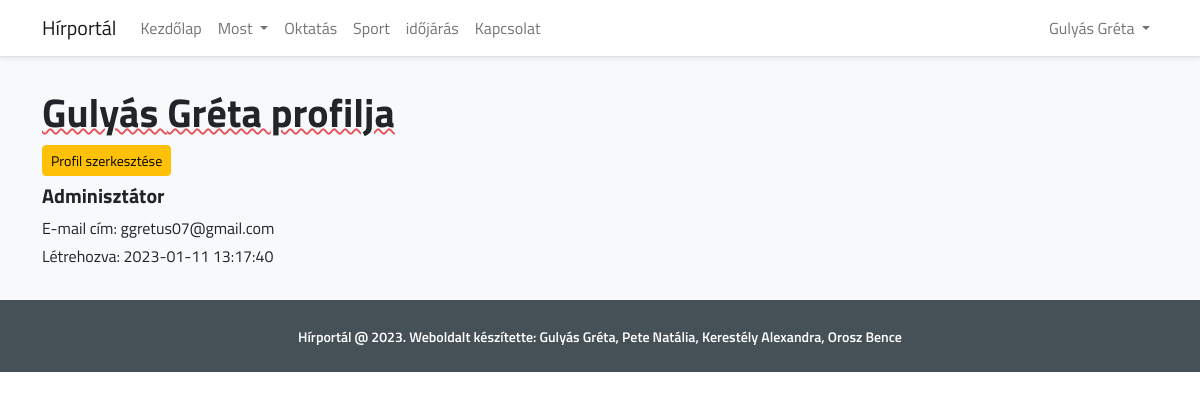
/profile/10 (signed in), run on the app's committed database.
### tables this page shows
CREATE TABLE `users` (
  `id` int(11) NOT NULL,
  `first_name` varchar(50) NOT NULL,
  `last_name` varchar(50) NOT NULL,
  `email` varchar(50) NOT NULL,
  `password` varchar(255) NOT NULL,
  `role_id` int(11) NOT NULL,
  `created_at` datetime DEFAULT current_timestamp()
);

### index.php (called while the page is built, shortened)
<?php
require_once('Route.php');
$route = new Route();
$route->add("/", "home.php",'Kezdőlap');
$route->add("/most/belfold", "belfold.php",'Belföld');
$route->add("/most/kulfold", "kulfold.php",'Külföld');
$route->add("/oktatas", "oktatas.php",'Oktatás');
$route->add("/sport", "sport.php",'Sport');
$route->add("/idojaras", "idojaras.php",'Időjárás');
$route->add("/kapcsolat", "kapcsolat.php",'Kapcsolat');
$route->add("/news", "news/index.php",'Legfrissebb hírek');
$route->add("/news/create", "news/create.php",'Új hír létrehozása');
$route->add("/news/{id}/show", "news/show.php",'Hír megtekintése');
$route->add("/news/{id}/update", "news/update.php",'Hír módosítása');
$route->add("/news/{id}/delete", "news/delete.php",'Hír törlése');
$route->add("/profile/{id}", "profile/index.php",'Profil megtekintése');

### libs/User.php (called while the page is built, shortened)
<?php
class User
{
    public static $table = "users";
    public static function me(){
        if(self::isLogged()){
            return $_SESSION['user_data'];
        }
        return null;
    }
    public static function isLogged(){
        if(isset($_SESSION["logged_in"]) && $_SESSION["logged_in"] === true){
            return true;
        }
        return false;
    }
    public static function getUser($id){
        $sql = "SELECT * FROM ".User::$table." WHERE id = ?";
        if($stmt = mysqli_prepare($GLOBALS['connection'], $sql)){
            mysqli_stmt_bind_param($stmt, "i", $id);
            if(mysqli_stmt_execute($stmt)){
                mysqli_stmt_store_result($stmt);
                if(mysqli_stmt_num_rows($stmt) == 1){
                    mysqli_stmt_bind_result($stmt, $param_id,$param_first_name, $param_last_name, $param_email, $param_password, $param_role,$param_created_at);
                    if(mysqli_stmt_fetch($stmt)){
                        return [
                            'id' => $param_id,
                            'first_name' => $param_first_name,
                            'last_name' => $param_last_name,
                            'email' => $param_email,
                            'role_id' => $param_role,
                            'hashed_password' => $param_password,
                            'created_at' => $param_created_at
                        ];
                    }
                }
            }
        }
        return null;
    }
}

### pages/profile/index.php (the view, shortened to what this page needs)
<?php
$param_id = is_numeric($params['id']) ? $params['id'] : 0;
$user = User::getUser($param_id);
?>
<section class="profile py-3 bg-light">
    <div class="container">
        <div class="row">
            <?php if(!empty($user)) :?>
                <div class="col-md-6">
                    <h1 class="fw-bold mt-3">
                        <?php echo $user['first_name'].' '.$user['last_name'].' profilja'?>
                    </h1>
                    <?php if($user['id'] == User::me()['id']): ?>
                        <a class="btn btn-warning btn-sm" href="<?php echo Route::getRoute('/profile/'.$param_id.'/update') ?>">Profil szerkesztése</a>
                    <?php endif;?>
                    <h5 class="fw-bold mt-2">
                        <?php if($user['role_id'] == 1):
                            echo 'Felhasználó';
                        else:
                            echo 'Adminisztátor';
                        endif;
                        ?>
                    </h5>
                    <p class="mb-1">E-mail cím: <?php echo $user['email']?></p>
                    <p>Létrehozva: <?php echo $user['created_at']?></p>
            <?php else:?>
                <h6 class="fw-bold">Hiba: felhasználó nem található!</h6>
            <?php endif;?>
        </div>
    </div>
</section>

### pages/layouts/app.php (shortened to what this page needs)
<?php
    require PATH . '/libs/User.php';
    $links = [
        [
            'link' => '/',
            'type' => 'simple',
            'name' => 'Kezdőlap'
        ],
        [
            'link' => '/most',
            'type' => 'submenu',
            'name' => 'Most',
            'items' => [
                [
                    'link' => '/most/belfold',
                    'name' => 'Belföld'
                ],
                [
                    'link' => '/most/kulfold',
                    'name' => 'Külföld'
                ],
            ]
        ],
        [
            'link' => '/oktatas',
            'type' => 'simple',
            'name' => 'Oktatás'
        ],
        [
            'link' => '/sport',
            'type' => 'simple',
            'name' => 'Sport'
        ],
        [
            'link' => '/idojaras',
            'type' => 'simple',
            'name' => 'időjárás'
        ],
        [
            'link' => '/kapcsolat',
            'type' => 'simple',
            'name' => 'Kapcsolat'
        ],
    ];
?>
<!DOCTYPE html>
<html lang="en">
<head>
    <link href="https://cdnjs.cloudflare.com/ajax/libs/font-awesome/4.4.0/css/font-awesome.min.css" rel='stylesheet' type='text/css'>
    <link href="https://cdn.jsdelivr.net/npm/bootstrap@5.2.0-beta1/dist/css/bootstrap.min.css" rel="stylesheet">
    <link rel="stylesheet" href="<?php echo BASE_URL.'/public/css/app.css'?>">
    <link rel="stylesheet" href="https://cdnjs.cloudflare.com/ajax/libs/font-awesome/6.1.1/css/all.min.css">
</head>
<body id="app-layout">
    <nav class="navbar navbar-expand-lg bg-white border-bottom shadow-sm">
        <div class="container">
            <a class="navbar-brand" href="<?php echo BASE_URL?>">
                <?php echo APP_NAME ?>
            </a>
            <div class="collapse navbar-collapse" id="navbarSupportedContent">
                <ul class="main-nav navbar-nav me-auto mb-2 mb-lg-0">
                    <?php foreach ($links as $item): ?>
                        <?php if($item['type'] == 'simple'):?>
                            <li class="nav-item">
                                <a class="nav-link <?php ob_start(); echo (Route::currentRoute() == Route::getRoute($item['link'])) ? 'active' : ''?>" href="<?php echo Route::getRoute($item['link'])?>"><?php echo $item['name']?></a>
                            </li>
                        <?php else:?>
                            <li class="nav-item dropdown">
                                <a class="nav-link dropdown-toggle" href="#" id="navbarDropdown" role="button" data-bs-toggle="dropdown" aria-expanded="false">
                                    <?php echo $item['name']?>
                                </a>
                            </li>
                        <?php endif;?>
                    <?php endforeach;?>
                </ul>
                <ul class="navbar-nav ms-auto">
                    <?php if(User::isLogged()): ?>
                        <li class="nav-item dropdown">
                            <a class="nav-link dropdown-toggle" href="#" id="navbarDropdown" role="button" data-bs-toggle="dropdown" aria-expanded="false">
                                <?php echo User::me()['first_name'] .' '. User::me()['last_name']?>
                            </a>
                        </li>
                    <?php endif; ?>
                </ul>
            </div>
        </div>
    </nav>
    <main class="bg-light">
        <?php include($childView); ?>
    </main>
    <footer class="py-4">
        <div class="container">
            <p class="text-center m-0">
                <small class="text-white fw-semibold">Hírportál @ <?php echo date("Y"); ?>. Weboldalt készítette: Gulyás Gréta, Pete Natália, Kerestély Alexandra, Orosz Bence</small>
            </p>
        </div>
    </footer>
</body>
</html>

### public/css/app.css (style rules this page uses)
footer { background-color: #465157!important; }
h1 { text-decoration: #e8505b; text-decoration-style: wavy; text-decoration-line: underline; text-decoration-thickness: 2px; }

### pages/layouts/app.php (style rules this page uses)
body { font-family: 'Titillium Web'; }

### data on the page
users: first_name "Gulyás", last_name "Gréta", email "ggretus07@gmail.com", created_at "2023-01-11 13:17:40"

### other printed values
APP_NAME "Hírportál"
$item['name'] "Kezdőlap"
$item['name'] "Most"
$item['name'] "Oktatás"
$item['name'] "Sport"
$item['name'] "időjárás"
$item['name'] "Kapcsolat"
